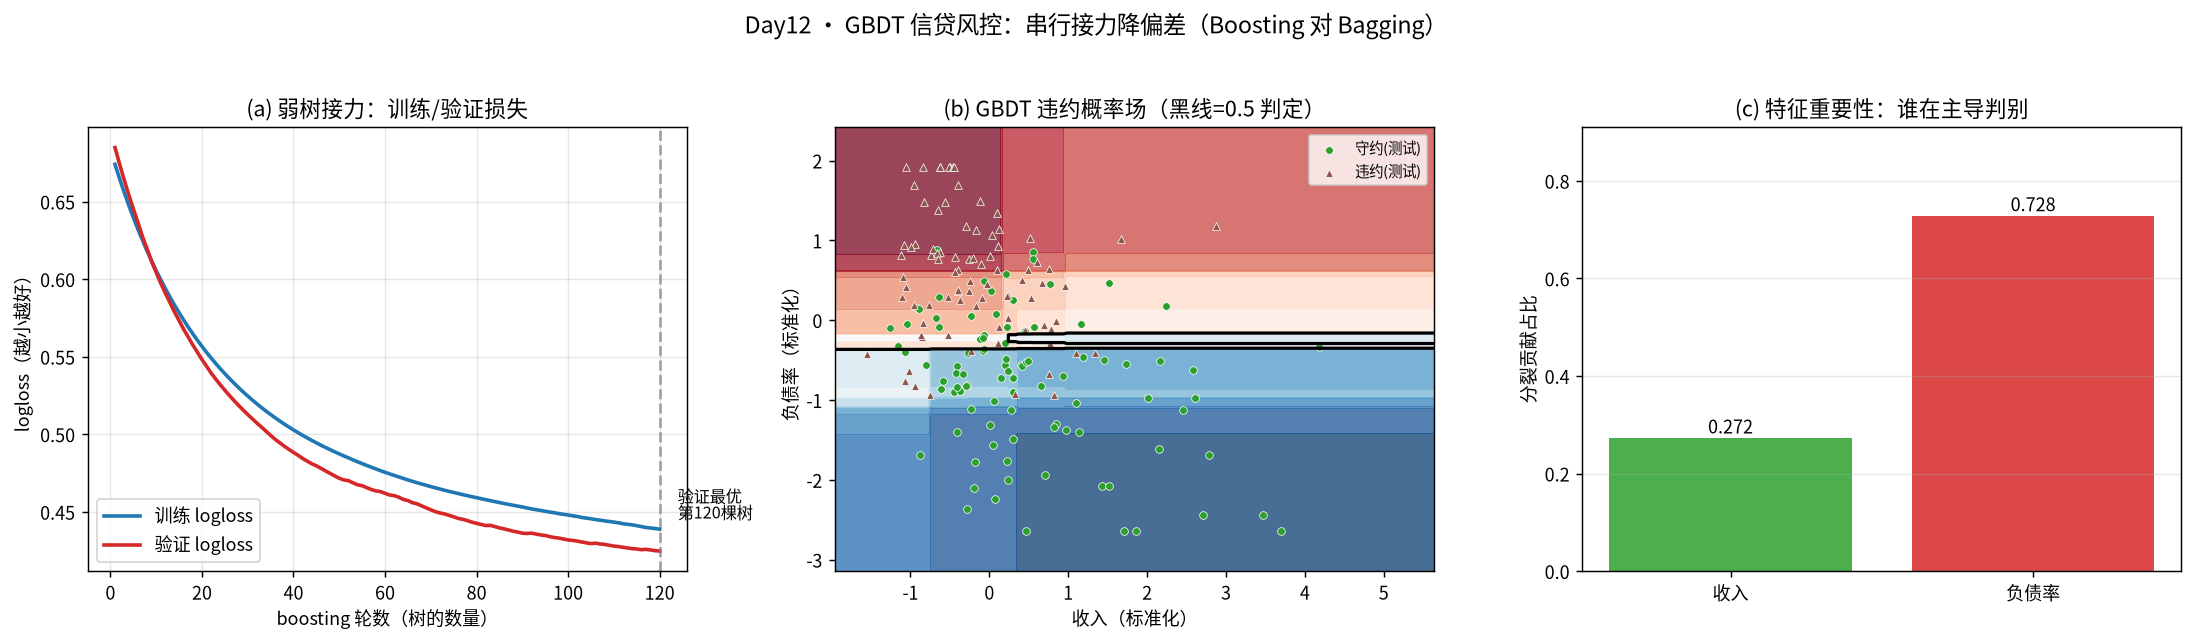

This chart was generated by the following Python code:
#!/usr/bin/env python3
# -*- coding: utf-8 -*-
"""
subject : 数学建模 / 机器学习 · 集成学习
level   : L8 - 数据分析与机器学习
anchor  : [[Learning_Roadmap|Level 8 - 数据分析与机器学习]] / 监督分类 · 梯度提升
goal    : 用"信贷风控该贷还是该拒"的真实决策，讲清 GBDT(梯度提升决策树)
          如何让一堆"弱学习器(浅树)"串行接力——每棵新树专门去拟合
          "前面所有树还没解释掉的残差(负梯度)"，用学习率收缩步长；
          与 Day11 的 Bagging(随机森林，并行平均降方差)形成
          "Bagging 降方差 vs Boosting 降偏差"的完整对照。
          本课只依赖 numpy 手写，不引入 sklearn 之外的新依赖。
run     : cd /home/ubuntu/Note && ./.venv/bin/python \
          "Mathematical_Modeling/08 - Python/daily/2026-09-12/gbdt_credit_boosting.py"
"""

import os
import numpy as np
import matplotlib
matplotlib.use("Agg")
import matplotlib.pyplot as plt
from matplotlib import font_manager

# ---------- 中文字体（避免乱码） ----------
for cand in ["Noto Sans CJK SC", "Noto Sans CJK JP", "WenQuanYi Zen Hei",
             "WenQuanYi Micro Hei", "SimHei"]:
    try:
        font_manager.findfont(cand, fallback_to_default=False)
        plt.rcParams["font.sans-serif"] = [cand]
        break
    except Exception:
        continue
plt.rcParams["axes.unicode_minus"] = False

HERE = os.path.dirname(os.path.abspath(__file__))
rng = np.random.default_rng(42)


# =====================================================================
# 0. 造一份"历史客户"数据：收入(万/年) × 负债率(%) → 好客户(0)/违约(1)
#    与 Day11 同款数据生成逻辑，保证两条主线可对照。
# =====================================================================
def make_credit_data(n=600, seed=42):
    r = np.random.default_rng(seed)
    # 收入：对数正态更贴近真实（多数中等、少数高收入）
    income = np.exp(r.normal(1.6, 0.45, n))          # 单位：万/年
    # 负债率：随收入略降，带噪声，截断到 [5, 90] %
    debt = np.clip(r.normal(55, 18, n) - (income - 5) * 3.0, 5, 90)
    # 真实"违约势能"：负债率高 + 收入低 → 危险；含交互项
    z = 0.085 * debt - 0.95 * np.log(income + 1.0) - 2.6
    p = 1.0 / (1.0 + np.exp(-z))
    y = (r.uniform(size=n) < p).astype(int)
    X = np.column_stack([income, debt])
    return X, y


def standardize_fit(X):
    mu = X.mean(axis=0)
    sd = X.std(axis=0)
    sd[sd == 0] = 1.0
    return mu, sd


def standardize_apply(X, mu, sd):
    return (X - mu) / sd


# =====================================================================
# 1. 回归树桩：用"平方误差下降"做贪心最佳切分（GBDT 的基学习器）
#    返回叶子值（叶内残差均值）+ 结构，供 predict_residual 使用。
# =====================================================================
class RegTree:
    def __init__(self, max_depth=2, min_samples_leaf=5):
        self.max_depth = max_depth
        self.min_samples_leaf = min_samples_leaf
        self.tree = None

    def fit(self, X, resid):
        self.tree = self._build(X, resid, depth=0)
        return self

    def _build(self, X, resid, depth):
        n = len(resid)
        leaf = {"leaf": True, "value": float(resid.mean()) if n else 0.0}
        if depth >= self.max_depth or n < 2 * self.min_samples_leaf:
            return leaf
        feat, thr, gain = self._best_split(X, resid)
        if feat is None or gain <= 1e-12:
            return leaf
        mask = X[:, feat] <= thr
        left = self._build(X[mask], resid[mask], depth + 1)
        right = self._build(X[~mask], resid[~mask], depth + 1)
        return {"leaf": False, "feat": feat, "thr": thr,
                "left": left, "right": right}

    def _best_split(self, X, resid):
        n, d = X.shape
        parent_sse = float(((resid - resid.mean()) ** 2).sum())
        best = (None, None, 0.0)
        for f in range(d):
            order = np.argsort(X[:, f])
            xs, rs = X[order, f], resid[order]
            # 候选切点：相邻值不同的地方
            for i in range(self.min_samples_leaf, n - self.min_samples_leaf + 1):
                if xs[i] == xs[i - 1]:
                    continue
                thr = 0.5 * (xs[i - 1] + xs[i])
                l, r = rs[:i], rs[i:]
                sse = ((l - l.mean()) ** 2).sum() + ((r - r.mean()) ** 2).sum()
                gain = parent_sse - float(sse)
                if gain > best[2]:
                    best = (f, thr, gain)
        return best

    def _predict_one(self, x, node):
        while not node["leaf"]:
            node = node["left"] if x[node["feat"]] <= node["thr"] else node["right"]
        return node["value"]

    def predict(self, X):
        return np.array([self._predict_one(x, self.tree) for x in X])


# =====================================================================
# 2. 手写 GBDT（对数几率/LogLoss 版）：把分类当"回归残差"接力
#    F_0 = log(p/(1-p))（对数几率初值），每轮：
#      残差 r_i = y_i - sigmoid(F(x_i))  ← LogLoss 的负梯度
#      拟合回归树 → 加学习率收缩 → F += lr * tree.predict(X)
# =====================================================================
def sigmoid(z):
    return 1.0 / (1.0 + np.exp(-np.clip(z, -500, 500)))


class GBDTClassifier:
    def __init__(self, n_estimators=120, learning_rate=0.1,
                 max_depth=2, min_samples_leaf=10):
        self.n_estimators = n_estimators
        self.lr = learning_rate
        self.max_depth = max_depth
        self.min_samples_leaf = min_samples_leaf
        self.trees = []
        self.F0 = 0.0
        self.history = []      # 每轮训练集 logloss

    def fit(self, X, y, X_val=None, y_val=None):
        p0 = np.clip(y.mean(), 1e-6, 1 - 1e-6)
        self.F0 = float(np.log(p0 / (1 - p0)))   # 常数初值=对数几率
        F = np.full(len(y), self.F0, dtype=float)
        self.val_hist = []
        for _ in range(self.n_estimators):
            p = sigmoid(F)
            resid = y - p                         # 负梯度（=残差）
            tree = RegTree(self.max_depth, self.min_samples_leaf).fit(X, resid)
            F = F + self.lr * tree.predict(X)
            self.trees.append(tree)
            ll = -np.mean(y * np.log(sigmoid(F) + 1e-12)
                          + (1 - y) * np.log(1 - sigmoid(F) + 1e-12))
            self.history.append(ll)
            if X_val is not None:
                pv = sigmoid(self.F0 + self.lr * np.sum(
                    [t.predict(X_val) for t in self.trees], axis=0))
                lv = -np.mean(y_val * np.log(pv + 1e-12)
                              + (1 - y_val) * np.log(1 - pv + 1e-12))
                self.val_hist.append(lv)
        return self

    def decision_function(self, X):
        return self.F0 + self.lr * np.sum([t.predict(X) for t in self.trees], axis=0)

    def predict_proba(self, X):
        p1 = sigmoid(self.decision_function(X))
        return np.column_stack([1 - p1, p1])

    def predict(self, X, thr=0.5):
        return (self.predict_proba(X)[:, 1] >= thr).astype(int)

    def feature_importance(self, d):
        """按各树分裂增益(近似=分裂次数×结点方差)累计特征贡献。"""
        imp = np.zeros(d)
        for t in self.trees:
            stack = [t.tree]
            while stack:
                nd = stack.pop()
                if nd["leaf"]:
                    continue
                imp[nd["feat"]] += 1.0
                stack += [nd["left"], nd["right"]]
        return imp / imp.sum()


# =====================================================================
# 3. 主流程
# =====================================================================
def main():
    X, y = make_credit_data(600, seed=42)
    n = len(y)

    # 训练/测试切分（固定种子，可复现）
    idx = rng.permutation(n)
    n_tr = int(0.7 * n)
    tr, te = idx[:n_tr], idx[n_tr:]
    # 再从训练集切验证集，用于"早停"演示
    n_val = int(0.2 * n_tr)
    va, tr2 = tr[:n_val], tr[n_val:]

    mu, sd = standardize_fit(X[tr2])            # 仅用训练集统计量（防泄漏）
    Xtr = standardize_apply(X[tr2], mu, sd)
    Xva = standardize_apply(X[va], mu, sd)
    Xte = standardize_apply(X[te], mu, sd)
    ytr, yva, yte = y[tr2], y[va], y[te]

    print("=" * 62)
    print("Day12 GBDT 信贷风控 —— Bagging 的相反面：Boosting")
    print("=" * 62)
    print(f"训练 {len(ytr)} / 验证 {len(yva)} / 测试 {len(yte)}")

    # ---- 3.1 训练一个 GBDT ----
    clf = GBDTClassifier(n_estimators=120, learning_rate=0.1,
                         max_depth=2, min_samples_leaf=10)
    clf.fit(Xtr, ytr, Xva, yva)
    acc_tr = (clf.predict(Xtr) == ytr).mean()
    acc_te = (clf.predict(Xte) == yte).mean()
    print(f"\n[GBDT 120棵树 lr=0.1 深度2]")
    print(f"  训练集准确率 {acc_tr:.4f} | 测试集准确率 {acc_te:.4f}")
    print(f"  训练 logloss {clf.history[0]:.4f} → {clf.history[-1]:.4f}")
    print(f"  验证 logloss {clf.val_hist[0]:.4f} → {clf.val_hist[-1]:.4f}"
          f"（最低 {min(clf.val_hist):.4f} @ 第 {int(np.argmin(clf.val_hist))+1} 棵树）")

    # ---- 3.2 混淆矩阵 ----
    pred = clf.predict(Xte)
    tp = int(((pred == 1) & (yte == 1)).sum())   # 坏客户判对
    tn = int(((pred == 0) & (yte == 0)).sum())   # 好客户判对
    fp = int(((pred == 1) & (yte == 0)).sum())   # 拒错好客户
    fn = int(((pred == 0) & (yte == 1)).sum())   # 漏放坏账
    print(f"\n[混淆矩阵·测试集] 好判对 {tn} | 拒错好客户 {fp} | "
          f"漏放坏账 {fn} | 坏判对 {tp}")

    # ---- 3.3 概率可分性 ----
    proba = clf.predict_proba(Xte)[:, 1]
    m_bad = proba[yte == 1].mean()
    m_good = proba[yte == 0].mean()
    print(f"[概率分离] 真实违约者平均违约概率 {m_bad:.3f} | "
          f"守约者 {m_good:.3f}")

    # ---- 3.4 特征重要性 ----
    imp = clf.feature_importance(d=2)
    print(f"[特征重要性] 收入 {imp[0]:.3f} | 负债率 {imp[1]:.3f}")

    # ---- 3.5 与"单棵深树 / 随机森林思路"对照：boosting 数量效应 ----
    print("\n[Boosting 轮数效应] 弱树接力越多，偏差越小，但过多会过拟合：")
    rounds = [1, 5, 20, 60, 120]
    for m in rounds:
        c = GBDTClassifier(n_estimators=m, learning_rate=0.1,
                           max_depth=2, min_samples_leaf=10).fit(Xtr, ytr)
        print(f"  树数 {m:>3}: 训练 {(c.predict(Xtr)==ytr).mean():.4f} | "
              f"测试 {(c.predict(Xte)==yte).mean():.4f}")

    # ---- 3.6 学习率效应（同样 60 棵树） ----
    print("\n[学习率效应] lr 越小步长越保守，需要更多树但泛化更稳：")
    for lr in [0.05, 0.1, 0.3, 1.0]:
        c = GBDTClassifier(n_estimators=60, learning_rate=lr,
                           max_depth=2, min_samples_leaf=10).fit(Xtr, ytr)
        print(f"  lr={lr:<4}: 训练 {(c.predict(Xtr)==ytr).mean():.4f} | "
              f"测试 {(c.predict(Xte)==yte).mean():.4f}")

    # ---- 3.7 与 sklearn 交叉对照 ----
    try:
        from sklearn.ensemble import GradientBoostingClassifier
        sk = GradientBoostingClassifier(
            n_estimators=120, learning_rate=0.1, max_depth=2,
            min_samples_leaf=10, random_state=42).fit(Xtr, ytr)
        acc_sk = (sk.predict(Xte) == yte).mean()
        print(f"\n[交叉对照] sklearn GBDT 测试准确率 {acc_sk:.4f} "
              f"(手写 {acc_te:.4f}，同一量级)")
    except Exception as e:
        acc_sk = None
        print(f"\n[交叉对照] sklearn 不可用：{e}")

    # ---- 3.8 断言：正确性自检 ----
    assert len(clf.trees) == 120
    assert 0.55 < acc_tr <= 1.0, "训练准确率应显著高于随机猜测"
    assert acc_te > 0.70, "测试准确率应明显优于随机"
    assert clf.history[-1] < clf.history[0], "训练 logloss 应随轮数下降"
    assert m_bad > m_good + 0.15, "真实违约者概率应显著高于守约者"
    assert abs(imp.sum() - 1.0) < 1e-8, "特征重要性应归一"
    assert imp[1] > imp[0], "负债率应为主导判别特征（与常识一致）"
    print("\n[断言] 全部通过 ✓")

    # =================================================================
    # 4. 画图
    # =================================================================
    fig, axes = plt.subplots(1, 3, figsize=(17, 5))

    # (a) 学习曲线：训练/验证 logloss 随树数
    ax = axes[0]
    ax.plot(range(1, len(clf.history) + 1), clf.history, lw=2,
            color="#1f77b4", label="训练 logloss")
    ax.plot(range(1, len(clf.val_hist) + 1), clf.val_hist, lw=2,
            color="#d62728", label="验证 logloss")
    bi = int(np.argmin(clf.val_hist))
    ax.axvline(bi + 1, ls="--", color="gray", alpha=0.7)
    ax.annotate(f"验证最优\n第{bi+1}棵树", (bi + 1, clf.val_hist[bi]),
                textcoords="offset points", xytext=(10, 18), fontsize=9)
    ax.set_xlabel("boosting 轮数（树的数量）")
    ax.set_ylabel("logloss（越小越好）")
    ax.set_title("(a) 弱树接力：训练/验证损失")
    ax.legend()
    ax.grid(alpha=0.3)

    # (b) 决策边界（收入×负债率 标准化平面）
    ax = axes[1]
    xx, yy = np.meshgrid(np.linspace(Xtr[:, 0].min() - 0.5, Xtr[:, 0].max() + 0.5, 200),
                         np.linspace(Xtr[:, 1].min() - 0.5, Xtr[:, 1].max() + 0.5, 200))
    grid = np.column_stack([xx.ravel(), yy.ravel()])
    zz = clf.predict_proba(grid)[:, 1].reshape(xx.shape)
    ax.contourf(xx, yy, zz, levels=20, cmap="RdBu_r", alpha=0.75)
    ax.contour(xx, yy, zz, levels=[0.5], colors="k", linewidths=1.8)
    good = yte == 0
    ax.scatter(Xte[good, 0], Xte[good, 1], s=18, c="#2ca02c",
               edgecolors="w", linewidths=0.4, label="守约(测试)")
    ax.scatter(Xte[~good, 0], Xte[~good, 1], s=18, c="#8c564b",
               marker="^", edgecolors="w", linewidths=0.4, label="违约(测试)")
    ax.set_xlabel("收入（标准化）")
    ax.set_ylabel("负债率（标准化）")
    ax.set_title("(b) GBDT 违约概率场（黑线=0.5 判定）")
    ax.legend(fontsize=8, loc="upper right")

    # (c) 特征重要性
    ax = axes[2]
    names = ["收入", "负债率"]
    colors = ["#2ca02c", "#d62728"]
    ax.bar(names, imp, color=colors, alpha=0.85)
    for i, v in enumerate(imp):
        ax.text(i, v + 0.01, f"{v:.3f}", ha="center", fontsize=10)
    ax.set_ylim(0, max(imp) * 1.25)
    ax.set_ylabel("分裂贡献占比")
    ax.set_title("(c) 特征重要性：谁在主导判别")
    ax.grid(alpha=0.3, axis="y")

    fig.suptitle("Day12 · GBDT 信贷风控：串行接力降偏差（Boosting 对 Bagging）",
                 fontsize=13)
    fig.tight_layout(rect=[0, 0, 1, 0.95])
    out = os.path.join(HERE, "gbdt_credit_boosting.png")
    fig.savefig(out, dpi=130, bbox_inches="tight")
    print(f"[图] 已保存 {out}")

    print("\n完成 ✓")


if __name__ == "__main__":
    main()
